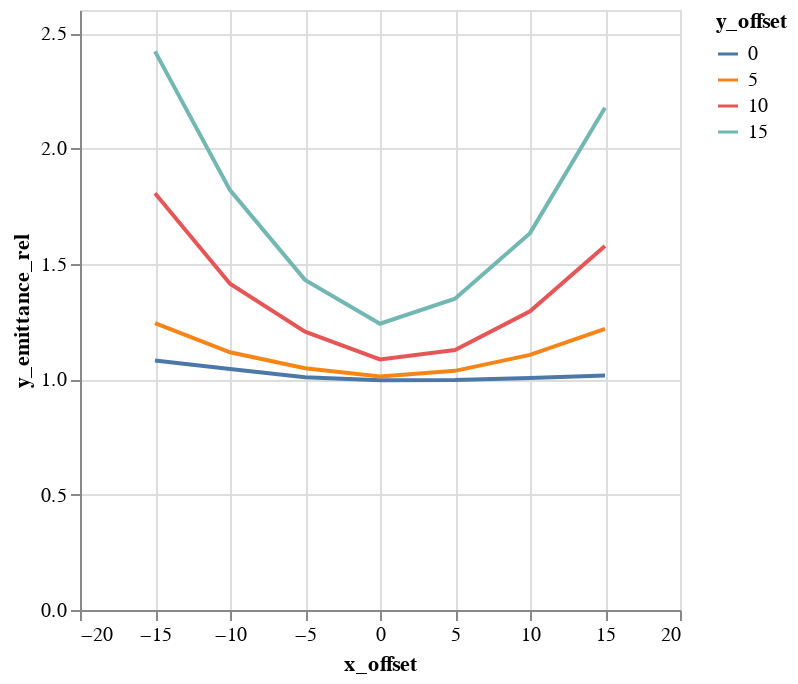

Notebook source saved alongside this figure:
### Code cell
alt.Chart(emit_df).mark_line().encode(
    color='y_offset:N',
    x='x_offset',
    y='y_emittance_rel',
)

### Figure 1 — Vega-Lite specification as saved in the notebook (floating-point values rounded to 4 significant figures)
{"$schema": "https://vega.github.io/schema/vega-lite/v1.2.1.json", "data": {"values": [{"losses": 0, "relbeta": 0.002314, "sourceID": 16777222, "sourceName": "x_-15_y_0", "x_emittance": 1.673, "x_emittance_rel": 1.032, "x_norm_emittance": 0.003871, "x_offset": -15, "y_emittance": 1.699, "y_emittance_rel": 1.081, "y_norm_emittance": 0.003933, "y_offset": 0}, {"losses": 0, "relbeta": 0.002314, "sourceID": 16777229, "sourceName": "x_-15_y_5", "x_emittance": 2.055, "x_emittance_rel": 1.29, "x_norm_emittance": 0.004756, "x_offset": -15, "y_emittance": 1.981, "y_emittance_rel": 1.243, "y_norm_emittance": 0.004584, "y_offset": 5}, {"losses": 0, "relbeta": 0.002314, "sourceID": 16777236, "sourceName": "x_-15_y_10", "x_emittance": 2.846, "x_emittance_rel": 1.76, "x_norm_emittance": 0.006586, "x_offset": -15, "y_emittance": 2.883, "y_emittance_rel": 1.806, "y_norm_emittance": 0.006671, "y_offset": 10}, {"losses": 0, "relbeta": 0.002314, "sourceID": 16777243, "sourceName": "x_-15_y_15", "x_emittance": 3.896, "x_emittance_rel": 2.331, "x_norm_emittance": 0.009015, "x_offset": -15, "y_emittance": 4.023, "y_emittance_rel": 2.421, "y_norm_emittance": 0.009307, "y_offset": 15}, {"losses": 0, "relbeta": 0.002314, "sourceID": 16777220, "sourceName": "x_-10_y_0", "x_emittance": 1.591, "x_emittance_rel": 0.999, "x_norm_emittance": 0.003681, "x_offset": -10, "y_emittance": 1.622, "y_emittance_rel": 1.045, "y_norm_emittance": 0.003754, "y_offset": 0}, {"losses": 0, "relbeta": 0.002314, "sourceID": 16777227, "sourceName": "x_-10_y_5", "x_emittance": 1.725, "x_emittance_rel": 1.069, "x_norm_emittance": 0.003992, "x_offset": -10, "y_emittance": 1.765, "y_emittance_rel": 1.117, "y_norm_emittance": 0.004084, "y_offset": 5}, {"losses": 0, "relbeta": 0.002314, "sourceID": 16777234, "sourceName": "x_-10_y_10", "x_emittance": 2.058, "x_emittance_rel": 1.384, "x_norm_emittance": 0.004763, "x_offset": -10, "y_emittance": 2.354, "y_emittance_rel": 1.413, "y_norm_emittance": 0.005447, "y_offset": 10}, {"losses": 0, "relbeta": 0.002314, "sourceID": 16777241, "sourceName": "x_-10_y_15", "x_emittance": 2.597, "x_emittance_rel": 1.791, "x_norm_emittance": 0.006009, "x_offset": -10, "y_emittance": 2.973, "y_emittance_rel": 1.819, "y_norm_emittance": 0.00688, "y_offset": 15}, {"losses": 0, "relbeta": 0.002315, "sourceID": 16777218, "sourceName": "x_-5_y_0", "x_emittance": 1.687, "x_emittance_rel": 1.006, "x_norm_emittance": 0.003904, "x_offset": -5, "y_emittance": 1.733, "y_emittance_rel": 1.009, "y_norm_emittance": 0.00401, "y_offset": 0}, {"losses": 0, "relbeta": 0.002315, "sourceID": 16777225, "sourceName": "x_-5_y_5", "x_emittance": 1.582, "x_emittance_rel": 1.038, "x_norm_emittance": 0.003661, "x_offset": -5, "y_emittance": 1.703, "y_emittance_rel": 1.048, "y_norm_emittance": 0.003942, "y_offset": 5}, {"losses": 0, "relbeta": 0.002314, "sourceID": 16777232, "sourceName": "x_-5_y_10", "x_emittance": 1.685, "x_emittance_rel": 1.115, "x_norm_emittance": 0.003899, "x_offset": -5, "y_emittance": 1.864, "y_emittance_rel": 1.206, "y_norm_emittance": 0.004315, "y_offset": 10}, {"losses": 0, "relbeta": 0.002314, "sourceID": 16777239, "sourceName": "x_-5_y_15", "x_emittance": 2.11, "x_emittance_rel": 1.247, "x_norm_emittance": 0.004884, "x_offset": -5, "y_emittance": 2.152, "y_emittance_rel": 1.43, "y_norm_emittance": 0.004981, "y_offset": 15}, {"losses": 0, "relbeta": 0.002315, "sourceID": 16777216, "sourceName": "x_0_y_0", "x_emittance": 1.542, "x_emittance_rel": 1.001, "x_norm_emittance": 0.00357, "x_offset": 0, "y_emittance": 1.53, "y_emittance_rel": 0.9957, "y_norm_emittance": 0.003542, "y_offset": 0}, {"losses": 0, "relbeta": 0.002315, "sourceID": 16777223, "sourceName": "x_0_y_5", "x_emittance": 1.556, "x_emittance_rel": 1.01, "x_norm_emittance": 0.003603, "x_offset": 0, "y_emittance": 1.553, "y_emittance_rel": 1.012, "y_norm_emittance": 0.003595, "y_offset": 5}, {"losses": 0, "relbeta": 0.002315, "sourceID": 16777230, "sourceName": "x_0_y_10", "x_emittance": 1.426, "x_emittance_rel": 1.016, "x_norm_emittance": 0.0033, "x_offset": 0, "y_emittance": 1.602, "y_emittance_rel": 1.086, "y_norm_emittance": 0.003707, "y_offset": 10}, {"losses": 0, "relbeta": 0.002314, "sourceID": 16777237, "sourceName": "x_0_y_15", "x_emittance": 1.844, "x_emittance_rel": 1.043, "x_norm_emittance": 0.004268, "x_offset": 0, "y_emittance": 2.0, "y_emittance_rel": 1.24, "y_norm_emittance": 0.004629, "y_offset": 15}, {"losses": 0, "relbeta": 0.002315, "sourceID": 16777217, "sourceName": "x_5_y_0", "x_emittance": 1.55, "x_emittance_rel": 1.0, "x_norm_emittance": 0.003588, "x_offset": 5, "y_emittance": 1.669, "y_emittance_rel": 0.997, "y_norm_emittance": 0.003864, "y_offset": 0}, {"losses": 0, "relbeta": 0.002315, "sourceID": 16777224, "sourceName": "x_5_y_5", "x_emittance": 1.648, "x_emittance_rel": 1.028, "x_norm_emittance": 0.003814, "x_offset": 5, "y_emittance": 1.527, "y_emittance_rel": 1.036, "y_norm_emittance": 0.003535, "y_offset": 5}, {"losses": 0, "relbeta": 0.002315, "sourceID": 16777231, "sourceName": "x_5_y_10", "x_emittance": 1.564, "x_emittance_rel": 1.069, "x_norm_emittance": 0.00362, "x_offset": 5, "y_emittance": 1.795, "y_emittance_rel": 1.126, "y_norm_emittance": 0.004155, "y_offset": 10}, {"losses": 0, "relbeta": 0.002314, "sourceID": 16777238, "sourceName": "x_5_y_15", "x_emittance": 1.892, "x_emittance_rel": 1.184, "x_norm_emittance": 0.004379, "x_offset": 5, "y_emittance": 2.123, "y_emittance_rel": 1.349, "y_norm_emittance": 0.004913, "y_offset": 15}, {"losses": 0, "relbeta": 0.002315, "sourceID": 16777219, "sourceName": "x_10_y_0", "x_emittance": 1.536, "x_emittance_rel": 1.011, "x_norm_emittance": 0.003556, "x_offset": 10, "y_emittance": 1.608, "y_emittance_rel": 1.006, "y_norm_emittance": 0.003723, "y_offset": 0}, {"losses": 0, "relbeta": 0.002315, "sourceID": 16777226, "sourceName": "x_10_y_5", "x_emittance": 1.577, "x_emittance_rel": 1.09, "x_norm_emittance": 0.003651, "x_offset": 10, "y_emittance": 1.665, "y_emittance_rel": 1.105, "y_norm_emittance": 0.003855, "y_offset": 5}, {"losses": 0, "relbeta": 0.002315, "sourceID": 16777233, "sourceName": "x_10_y_10", "x_emittance": 2.08, "x_emittance_rel": 1.194, "x_norm_emittance": 0.004815, "x_offset": 10, "y_emittance": 2.087, "y_emittance_rel": 1.294, "y_norm_emittance": 0.004831, "y_offset": 10}, {"losses": 0, "relbeta": 0.002314, "sourceID": 16777240, "sourceName": "x_10_y_15", "x_emittance": 2.341, "x_emittance_rel": 1.488, "x_norm_emittance": 0.005418, "x_offset": 10, "y_emittance": 2.468, "y_emittance_rel": 1.633, "y_norm_emittance": 0.005712, "y_offset": 15}, {"losses": 0, "relbeta": 0.002315, "sourceID": 16777221, "sourceName": "x_15_y_0", "x_emittance": 1.53, "x_emittance_rel": 1.021, "x_norm_emittance": 0.003541, "x_offset": 15, "y_emittance": 1.604, "y_emittance_rel": 1.016, "y_norm_emittance": 0.003712, "y_offset": 0}, {"losses": 0, "relbeta": 0.002315, "sourceID": 16777228, "sourceName": "x_15_y_5", "x_emittance": 1.829, "x_emittance_rel": 1.163, "x_norm_emittance": 0.004233, "x_offset": 15, "y_emittance": 1.809, "y_emittance_rel": 1.218, "y_norm_emittance": 0.004188, "y_offset": 5}, {"losses": 0, "relbeta": 0.002315, "sourceID": 16777235, "sourceName": "x_15_y_10", "x_emittance": 2.615, "x_emittance_rel": 1.612, "x_norm_emittance": 0.006053, "x_offset": 15, "y_emittance": 2.549, "y_emittance_rel": 1.578, "y_norm_emittance": 0.0059, "y_offset": 10}, {"losses": 0, "relbeta": 0.002314, "sourceID": 16777242, "sourceName": "x_15_y_15", "x_emittance": 3.285, "x_emittance_rel": 2.168, "x_norm_emittance": 0.007601, "x_offset": 15, "y_emittance": 3.456, "y_emittance_rel": 2.177, "y_norm_emittance": 0.007998, "y_offset": 15}]}, "encoding": {"color": {"field": "y_offset", "type": "nominal"}, "x": {"field": "x_offset", "type": "quantitative"}, "y": {"field": "y_emittance_rel", "type": "quantitative"}}, "mark": "line"}
